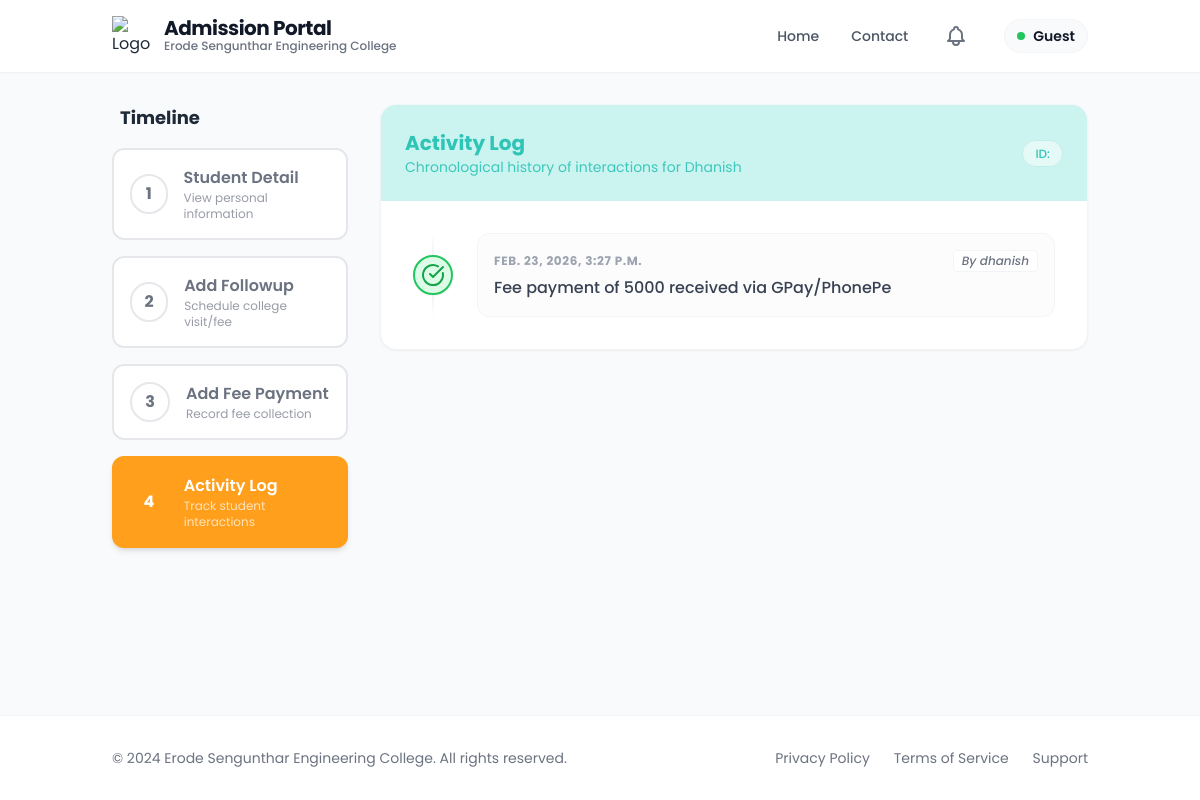
/activities/1/, run on the app's committed database.
### admission_form/models.py (models this page shows, shortened)
class Admission(models.Model):
    ADMISSION_STATUS_CHOICES = (
        ('enquired', 'Enquired'),
        ('admitted', 'Admitted'),
        ('discontinued', 'Discontinued'),
        ('left', 'Left'),
    )
    admission_status = models.CharField(max_length=20, choices=ADMISSION_STATUS_CHOICES, default='enquired', db_index=True)
    application_number = models.CharField(max_length=100, blank=True, null=True)
    application_date = models.DateField(blank=True, null=True)
    admission_date = models.DateField(blank=True, null=True)
    allotment_number = models.CharField(max_length=100, blank=True, null=True)
    portal_status = models.CharField(max_length=50, blank=True, null=True)
    quota = models.CharField(max_length=50, blank=True, null=True)
    roll_number = models.CharField(max_length=100, blank=True, null=True)
    unique_id = models.CharField(max_length=100, blank=True, null=True)
    umis_number = models.CharField(max_length=100, blank=True, null=True)
    level = models.CharField(max_length=10, blank=True, null=True, db_index=True)
    course = models.CharField(max_length=100, blank=True, null=True)
    branch = models.CharField(max_length=100, blank=True, null=True)
    department_preferences = models.JSONField(default=dict, blank=True, null=True)
    pg_dept = models.CharField(max_length=255, blank=True, null=True)
    is_fg = models.BooleanField(default=False, blank=True, null=True)
    fg_number = models.CharField(max_length=100, blank=True, null=True)
    pmss = models.BooleanField(default=False, blank=True, null=True)
    seven_five = models.BooleanField(default=False, blank=True, null=True)
    student_name = models.CharField(max_length=255, blank=True, null=True)
    dob = models.DateField(blank=True, null=True)
    gender = models.CharField(max_length=10, blank=True, null=True)
    community = models.CharField(max_length=50, blank=True, null=True, db_index=True)
    caste = models.CharField(max_length=100, blank=True, null=True)
    region = models.CharField(max_length=100, blank=True, null=True)
    aadhaar_number = models.CharField(max_length=12, blank=True, null=True)
    father_name = models.CharField(max_length=255, blank=True, null=True)
    mother_name = models.CharField(max_length=255, blank=True, null=True)
    guardian_name = models.CharField(max_length=255, blank=True, null=True)
    father_mobile = models.CharField(max_length=15, blank=True, null=True)
    mother_mobile = models.CharField(max_length=15, blank=True, null=True)
    guardian_mobile = models.CharField(max_length=15, blank=True, null=True)
    email = models.EmailField(blank=True, null=True)
    student_mobile = models.CharField(max_length=15, blank=True, null=True)
    address = models.TextField(blank=True, null=True)
    pincode = models.CharField(max_length=10, blank=True, null=True)
    district = models.CharField(max_length=100, blank=True, null=True, db_index=True)
    state = models.CharField(max_length=100, blank=True, null=True, db_index=True)
    country = models.CharField(max_length=100, blank=True, null=True, db_index=True)
    qualification = models.CharField(max_length=10, blank=True, null=True)
    tenth_total = models.CharField(max_length=50, blank=True, null=True)
    tenth_percentage = models.CharField(max_length=50, blank=True, null=True)
    twelfth_total = models.CharField(max_length=50, blank=True, null=True)
    twelfth_percentage = models.CharField(max_length=50, blank=True, null=True)
    twelfth_major = models.CharField(max_length=255, blank=True, null=True)
    twelth_reg_no = models.CharField(max_length=50, blank=True, null=True)
    maths_marks = models.DecimalField(max_digits=5, decimal_places=2, blank=True, null=True)
    physics_marks = models.DecimalField(max_digits=5, decimal_places=2, blank=True, null=True)
    chemistry_marks = models.DecimalField(max_digits=5, decimal_places=2, blank=True, null=True)
    cutoff_marks = models.DecimalField(max_digits=5, decimal_places=2, blank=True, null=True, db_index=True)
    diploma_total = models.CharField(max_length=50, blank=True, null=True)
    diploma_percentage = models.CharField(max_length=50, blank=True, null=True)
    diploma_major = models.CharField(max_length=255, blank=True, null=True)
    board = models.CharField(max_length=50, blank=True, null=True, db_index=True)
    year_passing = models.IntegerField(blank=True, null=True)
    medium = models.CharField(max_length=50, blank=True, null=True)
    last_school = models.CharField(max_length=255, blank=True, null=True)
    vocational_stream = models.CharField(max_length=255, blank=True, null=True)
    skill_proof = models.FileField(upload_to=af_vocational_upload_path, blank=True, null=True)
    diploma_college = models.CharField(max_length=255, blank=True, null=True)
    diploma_year_passing = models.IntegerField(blank=True, null=True)
    college_address1 = models.CharField(max_length=500, blank=True, null=True)
    college_district = models.CharField(max_length=100, blank=True, null=True)
    college_state = models.CharField(max_length=100, blank=True, null=True)
    college_fee = models.DecimalField(max_digits=10, decimal_places=2, blank=True, null=True)
    hostel_fee = models.DecimalField(max_digits=10, decimal_places=2, blank=True, null=True)
    bus_fee = models.DecimalField(max_digits=10, decimal_places=2, blank=True, null=True)
    other_fee = models.DecimalField(max_digits=10, decimal_places=2, blank=True, null=True)
    paid_fee = models.DecimalField(max_digits=10, decimal_places=2, blank=True, null=True)
    concession_amount = models.DecimalField(max_digits=10, decimal_places=2, blank=True, null=True)
    unpaid_fee = models.DecimalField(max_digits=10, decimal_places=2, blank=True, null=True)
    transaction_id = models.CharField(max_length=50, blank=True, null=True)
    transaction_date = models.DateTimeField(blank=True, null=True)
    had_paid = models.BooleanField(default=False, blank=True, null=True)
    facility_type = models.CharField(max_length=20, blank=True, null=True)
    hostel_name = models.CharField(max_length=100, blank=True, null=True)
    boarding_point = models.CharField(max_length=100, blank=True, null=True)
    bus_needed = models.CharField(max_length=10, blank=True, null=True, db_index=True)
    bus_route = models.CharField(max_length=255, blank=True, null=True)
    hostel_needed = models.CharField(max_length=10, blank=True, null=True, db_index=True)
    hostel_type = models.CharField(max_length=100, blank=True, null=True)
    room_type = models.CharField(max_length=100, blank=True, null=True)
    mess_type = models.CharField(max_length=100, blank=True, null=True)
    hostel_fee_amount = models.DecimalField(max_digits=10, decimal_places=2, blank=True, null=True)
    account_holder_name = models.CharField(max_length=255, blank=True, null=True)
    account_number = models.CharField(max_length=30, blank=True, null=True)
    bank_name = models.CharField(max_length=100, blank=True, null=True)
    ifsc_code = models.CharField(max_length=15, blank=True, null=True)
    bank_branch = models.CharField(max_length=100, blank=True, null=True)
    seeding_status = models.CharField(max_length=50, blank=True, null=True)
    tc = models.FileField(upload_to=af_certificate_upload_path, blank=True, null=True)
    community_cert = models.FileField(upload_to=af_certificate_upload_path, blank=True, null=True)
    aadhaar = models.FileField(upload_to=af_certificate_upload_path, blank=True, null=True)
    tenth_marksheet = models.FileField(upload_to=af_certificate_upload_path, blank=True, null=True)
    twelfth_marksheet = models.FileField(upload_to=af_certificate_upload_path, blank=True, null=True)
    photo = models.FileField(upload_to=af_photo_upload_path, blank=True, null=True)
    created_at = models.DateTimeField(auto_now_add=True, db_index=True)
    class Meta:
        app_label = 'admission_form'

class ActivityLog(models.Model):
    student = models.ForeignKey(
        Admission,
        on_delete=models.CASCADE,
        related_name='activities'
    )
    action = models.CharField(max_length=255)
    created_by = models.ForeignKey(User, on_delete=models.SET_NULL, null=True, related_name='af_activitylog_set')
    followup = models.ForeignKey(
        FollowUp,
        on_delete=models.SET_NULL,
        null=True,
        blank=True,
        related_name='logs'
    )
    is_completed = models.BooleanField(default=False)
    created_at = models.DateTimeField(auto_now_add=True)
    class Meta:
        app_label = 'admission_form'

### admission_form/followup.py (the view)
# urls.py: path('activities/<int:pk>/', followup.student_activity_log, name='student_activity_log'),
def student_activity_log(request, pk):
    student = get_object_or_404(Admission, pk=pk)
    activities = student.activities.all().order_by('-created_at')
    return render(request, 'followup/activity_log.html', {
        'student': student,
        'admission': student,
        'activities': activities,
        'active_step': 'activity_log'
    })

### templates/followup/activity_log.html (shortened to what this page needs)
{% extends 'followup/new_base.html' %}
{% block content %}
<div class="flex flex-col lg:flex-row gap-8">
    <div class="lg:w-1/4">
        <div class="sticky top-24">
            <h3 class="text-lg font-bold mb-4 text-gray-800 px-2">Timeline</h3>
            {% include 'followup/stepper.html' %}
        </div>
    </div>
    <div class="lg:w-3/4">
        <div class="bg-white rounded-2xl shadow-sm border border-gray-100 overflow-hidden">
            <div class="p-6 bg-accent text-dark">
                <div class="flex justify-between items-center">
                    <div>
                        <h2 class="text-xl font-bold">Activity Log</h2>
                        <p class="text-sm opacity-90">Chronological history of interactions for {{ student.student_name }}</p>
                    </div>
                    <div class="hidden md:block">
                        <span
                            class="bg-white/50 px-3 py-1 rounded-full text-xs font-medium border border-dark/20 text-dark">
                            ID: {{ student.register_number }}
                        </span>
                    </div>
                </div>
            </div>
            <div class="p-8">
                {% if activities %}
                <div
                    class="relative space-y-8 before:absolute before:inset-0 before:ml-5 before:-translate-x-px before:h-full before:w-0.5 before:bg-gradient-to-b before:from-transparent before:via-gray-200 before:to-transparent">
                    {% for activity in activities %}
                    <div class="relative flex items-center justify-between md:justify-start">
                        {% if activity.is_completed %}
                        <div class="flex items-center justify-center w-10 h-10 rounded-full border-2 shadow-sm z-10 shrink-0"
     style="background-color: #dcfce7; border-color: #22c55e;">
    <svg xmlns="http://www.w3.org/2000/svg"
         width="24"
         height="24"
         viewBox="0 0 24 24"
         style="color: #16a34a;">
        <g fill="none"
           stroke="currentColor"
           stroke-linecap="round"
           stroke-linejoin="round"
           stroke-width="2">
            <path d="M21.801 10A10 10 0 1 1 17 3.335"/>
            <path d="m9 11l3 3L22 4"/>
        </g>
    </svg>
</div>
                        {% endif %}
                        <div class="w-[calc(100%-3rem)] ml-6 p-4 rounded-xl bg-gray-50/50 border border-gray-100">
                            <div class="flex flex-col sm:flex-row sm:items-center justify-between gap-2 mb-1">
                                <time class="text-xs font-bold text-gray-400 uppercase tracking-wider">
                                    {{ activity.created_at }}</time>
                                <span
                                    class="text-xs font-medium text-gray-500 bg-white px-2 py-0.5 rounded border border-gray-100 italic">By
                                    {{ activity.created_by.get_full_name|default:activity.created_by.username }}</span>
                            </div>
                            <div class="text-gray-700 font-medium">{{ activity.action }}</div>
                        </div>
                    </div>
                    {% endfor %}
                </div>
                {% endif %}
            </div>
        </div>
    </div>
</div>
{% endblock %}

### data on the page
Admission: student_name "Dhanish"
ActivityLog: is_completed True (drawn), created_at "FEB. 23, 2026, 3:27 P.M.", created_by.get_full_name "dhanish", action "Fee payment of 5000 received via GPay/PhonePe"

### other printed values
{{ user.username|default:"Guest" }} "Guest"
